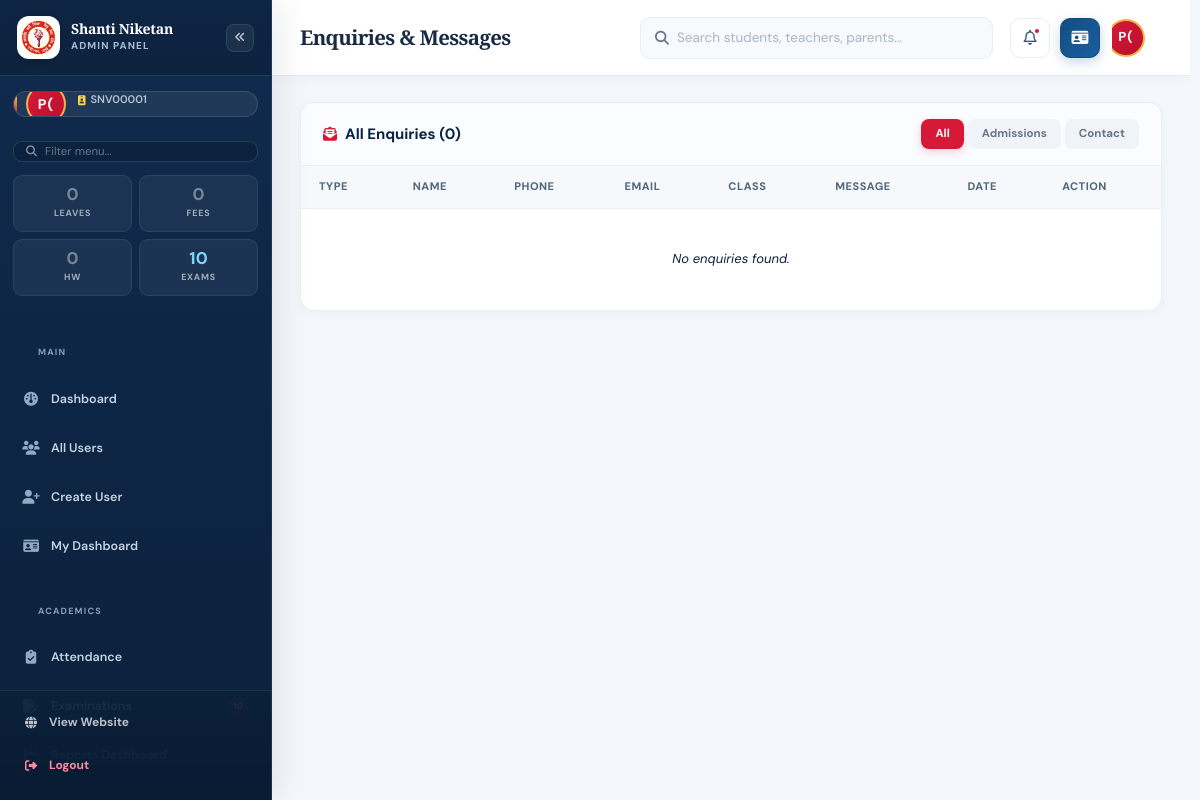
Page /admin/enquiries (signed in) on the committed database.
### tables this page shows
CREATE TABLE users (
            id INTEGER PRIMARY KEY AUTOINCREMENT, unique_id TEXT UNIQUE, role TEXT NOT NULL,
            name TEXT NOT NULL, email TEXT UNIQUE NOT NULL, phone TEXT NOT NULL,
            password_hash TEXT NOT NULL, force_password_change INTEGER DEFAULT 1,
            dob TEXT, gender TEXT, qualification TEXT, experience TEXT, subject TEXT,
            designation TEXT, department TEXT, relation TEXT, child_name TEXT,
            child_class TEXT, address TEXT, is_active INTEGER DEFAULT 1,
            created_at TEXT NOT NULL DEFAULT CURRENT_TIMESTAMP, blood_group TEXT, marital_status TEXT, aadhar TEXT, pan TEXT, nationality TEXT, mother_tongue TEXT, alternate_mobile TEXT, whatsapp TEXT, city TEXT, state TEXT, pincode TEXT, photo_url TEXT, specialization TEXT, classes_assigned TEXT, languages TEXT, employee_id TEXT, joining_date TEXT, employment_type TEXT, total_experience TEXT, previous_school TEXT, salary TEXT, bank_name TEXT, account_number TEXT, ifsc TEXT, emergency_name TEXT, emergency_contact TEXT, notes TEXT, reporting_to TEXT, occupation TEXT, education TEXT, annual_income TEXT, spouse_name TEXT, spouse_occupation TEXT, spouse_mobile TEXT, office_phone TEXT, office_address TEXT, child_admission_no TEXT, child_section TEXT, child_dob TEXT, admission_no TEXT, roll_no TEXT, admission_date TEXT, class_name TEXT, section TEXT, previous_class TEXT, previous_percentage TEXT, category TEXT, religion TEXT, father_name TEXT, father_occupation TEXT, father_mobile TEXT, father_email TEXT, father_education TEXT, mother_name TEXT, mother_occupation TEXT, mother_mobile TEXT, mother_email TEXT, mother_education TEXT, guardian_name TEXT, guardian_relation TEXT, guardian_mobile TEXT, allergies TEXT, medical_conditions TEXT, disability TEXT, transport_route TEXT, pickup_point TEXT, vehicle_no TEXT, sibling_name TEXT, sibling_class TEXT, hobbies TEXT);

### app.py (the view)
@app.route('/admin/enquiries')
@admin_required
def admin_enquiries():
    db = get_db()
    kind = request.args.get('kind', 'all')
    if kind != 'all':
        enq = db.execute('SELECT * FROM enquiries WHERE kind = ? ORDER BY id DESC', (kind,)).fetchall()
    else:
        enq = db.execute('SELECT * FROM enquiries ORDER BY id DESC').fetchall()
    return render_template('admin_enquiries.html', enquiries=enq, kind_filter=kind, active_page='enquiries')

### app.py (called while the page is built, shortened)
def get_db():
    if 'db' not in g:
        g.db = sqlite3.connect(DB_PATH, timeout=15)
        g.db.row_factory = sqlite3.Row
        g.db.execute('PRAGMA foreign_keys = ON')
        g.db.execute('PRAGMA busy_timeout = 15000')
    return g.db

def get_user_by_id(uid):
    db = get_db()
    return db.execute('SELECT * FROM users WHERE id = ?', (uid,)).fetchone()

@app.before_request
def sync_session_user_info():
    if session.get('user_id'):
        user = get_db().execute(
            'SELECT id, photo_url, name, role, is_active FROM users WHERE id = ?',
            (session['user_id'],)
        ).fetchone()
        if not user or not user['is_active']:
            session.clear()
            return None
        session['photo_url'] = user['photo_url']
        session['user_name'] = user['name']
        session['user_role'] = user['role']

@app.before_request
def basic_csrf_origin_guard():
    if request.method not in {'POST', 'PUT', 'PATCH', 'DELETE'}:
        return None

@app.after_request
def add_headers(response):
    response.headers['X-Content-Type-Options'] = 'nosniff'
    response.headers['X-Frame-Options'] = 'SAMEORIGIN'
    response.headers['Referrer-Policy'] = 'strict-origin-when-cross-origin'
    response.headers['Permissions-Policy'] = 'camera=(), microphone=(), geolocation=()'
    response.headers['Cache-Control'] = 'no-store' if session.get('user_id') else response.headers.get('Cache-Control', 'public, max-age=0')
    if request.is_secure:
        response.headers['Strict-Transport-Security'] = 'max-age=31536000; includeSubDomains'
    return response

### templates/admin_enquiries.html (shortened to what this page needs)
{% extends "admin_base.html" %}
{% block page_title %}Enquiries & Messages{% endblock %}
{% block content %}
<div class="admin-panel">
    <div class="admin-panel-head">
        <h3><i class="fa-solid fa-envelope-open-text"></i> All Enquiries ({{ enquiries|length }})</h3>
        <div class="filter-tabs">
            <a href="{{ url_for('admin_enquiries', kind='all') }}" class="filter-tab {% if kind_filter=='all' %}active{% endif %}">All</a>
            <a href="{{ url_for('admin_enquiries', kind='admission') }}" class="filter-tab {% if kind_filter=='admission' %}active{% endif %}">Admissions</a>
            <a href="{{ url_for('admin_enquiries', kind='contact') }}" class="filter-tab {% if kind_filter=='contact' %}active{% endif %}">Contact</a>
        </div>
    </div>
    <div class="admin-table-wrap">
        <table class="admin-table">
            <thead><tr><th>Type</th><th>Name</th><th>Phone</th><th>Email</th><th>Class</th><th>Message</th><th>Date</th><th>Action</th></tr></thead>
            <tbody>
                {% for e in enquiries %}
                <tr>
                    <td><span class="kind-badge kind-{{ e.kind }}">{{ e.kind|capitalize }}</span></td>
                    <td><strong>{{ e.name }}</strong></td>
                    <td class="muted">{{ e.phone }}</td>
                    <td class="muted">{{ e.email or '—' }}</td>
                    <td class="muted">{{ e.class_name or '—' }}</td>
                    <td class="muted message-cell">{{ e.message or '—' }}</td>
                    <td class="muted small-text">{{ e.created_at[:10] if e.created_at else '' }}</td>
                    <td>
                        <form method="POST" action="{{ url_for('admin_delete_enquiry', eid=e.id) }}" data-confirm="Delete this enquiry?">
                            <button type="submit" class="btn-icon-danger"><i class="fa-solid fa-trash"></i></button>
                        </form>
                    </td>
                </tr>
                {% else %}
                <tr><td colspan="8" class="empty-row">No enquiries found.</td></tr>
                {% endfor %}
            </tbody>
        </table>
    </div>
</div>
{% endblock %}

### templates/admin_base.html (shortened to what this page needs)
<!DOCTYPE html>
<html lang="en">
<head>
    <link rel="stylesheet" href="https://cdnjs.cloudflare.com/ajax/libs/font-awesome/6.5.2/css/all.min.css">
    <link rel="stylesheet" href="{{ url_for('static', filename='css/style.css') }}">
</head>
<body class="admin-body">
    <aside class="admin-sidebar" id="adminSidebar" aria-label="Admin sidebar">
        <div class="admin-sidebar-head">
            <a href="{{ url_for('admin_dashboard') }}" class="admin-logo" aria-label="Admin home">
                <img src="{{ url_for('static', filename='images/school_logo.png') }}" alt="School Logo"
                    class="school_logo">
                <div class="brand-text">
                    <strong>Shanti Niketan</strong>
                    <small>Admin Panel</small>
                </div>
            </a>
            <button type="button" class="admin-sidebar-collapse-btn" id="sidebarCollapseBtn"
                aria-label="Collapse sidebar" title="Collapse sidebar">
                <i class="fa-solid fa-angles-left"></i>
            </button>
        </div>
        {% if session.get('user_id') %}
        <div class="admin-user-box">
            {% if session.get('photo_url') %}
            <div class="admin-user-avatar has-photo">
                <img src="{{ session['photo_url'] }}" alt="{{ session['user_name'] }}">
            </div>
            {% else %}
            <div class="admin-user-avatar">
                {{ session['user_name'].split()[0][0] | upper }}{{ session['user_name'].split()[-1][0] | upper if
                session['user_name'].split()|length > 1 else '' }}
            </div>
            {% endif %}
            <div class="admin-user-text">
                <small><i class="fa-solid fa-id-badge"></i> {{ session.get('unique_id', 'N/A') }}</small>
                <span class="admin-role-badge">
                </span>
            </div>
        </div>
        {% endif %}
        <div class="admin-sidebar-search">
            <i class="fa-solid fa-magnifying-glass"></i>
            <input type="text" id="sidebarSearch" placeholder="Filter menu..." autocomplete="off">
        </div>
        <div class="admin-quick-stats">
            <a href="{{ url_for('admin_leaves') }}" class="admin-qstat amber {% if not pending_leaves %}zero{% endif %}"
                title="Pending leave requests">
                <strong>{{ pending_leaves or 0 }}</strong>
                <small>Leaves</small>
            </a>
            <a href="{{ url_for('admin_fees') }}" class="admin-qstat green {% if not pending_fees %}zero{% endif %}"
                title="Pending fee verifications">
                <strong>{{ pending_fees or 0 }}</strong>
                <small>Fees</small>
            </a>
            <a href="{{ url_for('admin_homework') }}"
                class="admin-qstat purple {% if not total_homework %}zero{% endif %}" title="Total homework">
                <strong>{{ total_homework or 0 }}</strong>
                <small>HW</small>
            </a>
            <a href="{{ url_for('admin_exams_list') }}"
                class="admin-qstat blue {% if not pending_exam_submissions %}zero{% endif %}"
                title="Pending exam submissions">
                <strong>{{ pending_exam_submissions or 0 }}</strong>
                <small>Exams</small>
            </a>
        </div>
        <nav class="admin-nav">
            <div class="admin-nav-group-label">Main</div>
            <a href="{{ url_for('admin_dashboard') }}"
                class="admin-nav-link {% if active_page == 'dashboard' %}active{% endif %}" data-label="Dashboard">
                <i class="fa-solid fa-gauge"></i><span class="nav-label">Dashboard</span>
            </a>
            <a href="{{ url_for('admin_users') }}"
                class="admin-nav-link {% if active_page == 'users' %}active{% endif %}" data-label="All Users">
                <i class="fa-solid fa-users"></i><span class="nav-label">All Users</span>
            </a>
            <a href="{{ url_for('admin_create_user') }}"
                class="admin-nav-link {% if active_page == 'create_user' %}active{% endif %}" data-label="Create User">
                <i class="fa-solid fa-user-plus"></i><span class="nav-label">Create User</span>
            </a>
            <a href="{{ url_for('user_dashboard') }}" class="admin-nav-link" data-label="My Dashboard">
                <i class="fa-solid fa-id-card"></i><span class="nav-label">My Dashboard</span>
            </a>
            <div class="admin-nav-group-label">Academics</div>
            <a href="{{ url_for('admin_attendance') }}"
                class="admin-nav-link {% if active_page == 'attendance' %}active{% endif %}" data-label="Attendance">
                <i class="fa-solid fa-clipboard-check"></i><span class="nav-label">Attendance</span>
            </a>
            <a href="{{ url_for('admin_exams_list') }}"
                class="admin-nav-link {% if active_page == 'exams' %}active{% endif %}" data-label="Examinations">
                <i class="fa-solid fa-file-pen"></i><span class="nav-label">Examinations</span>
                {% if pending_exam_submissions and pending_exam_submissions > 0 %}
                <span class="nav-badge danger">{{ pending_exam_submissions }}</span>
                {% endif %}
            </a>
            <a href="{{ url_for('admin_reports_dashboard') }}"
                class="admin-nav-link {% if active_page == 'reports_dashboard' %}active{% endif %}"
                data-label="Reports Dashboard">
                <i class="fa-solid fa-chart-line"></i><span class="nav-label">Reports Dashboard</span>
            </a>
            <a href="{{ url_for('teacher_question_papers') }}"
                class="admin-nav-link {% if active_page == 'question_papers' %}active{% endif %}"
                data-label="Question Papers">
                <span class="nav-label">Question Papers</span>
                {% if total_question_papers and total_question_papers > 0 %}
                <span class="nav-badge">{{ total_question_papers }}</span>
                {% endif %}
            </a>
        </nav>
        <div class="admin-sidebar-foot">
            <a href="{{ url_for('home') }}" target="_blank" rel="noopener" class="admin-sidebar-foot-link">
                <i class="fa-solid fa-globe"></i><span>View Website</span>
            </a>
            <a href="{{ url_for('logout') }}" class="admin-sidebar-foot-link logout">
                <i class="fa-solid fa-right-from-bracket"></i><span>Logout</span>
            </a>
        </div>
    </aside>
    <div class="admin-main">
        <header class="admin-topbar">
            <h1 class="admin-page-title">{% block page_title %}Dashboard{% endblock %}</h1>
            <form class="admin-search" action="{{ url_for('admin_users') }}" method="get" role="search">
                <i class="fa-solid fa-magnifying-glass"></i>
                <input type="search" name="q" value="{{ request.args.get('q', '') }}"
                    placeholder="Search students, teachers, parents..." aria-label="Search">
            </form>
            <div class="admin-user-info">
                <div class="admin-topbar-notif" id="adminNotifWrapper">
                    <button type="button" class="admin-topbar-icon admin-notif-btn" id="adminNotifBtn"
                        aria-haspopup="true" aria-expanded="false" aria-controls="adminNotifDropdown"
                        aria-label="Notifications" title="Notifications">
                        <i class="fa-regular fa-bell"></i>
                        {% set total_notifs = (pending_leaves or 0) + (pending_fees or 0) + (total_homework or 0) +
                        (pending_exam_submissions or 0) %}
                        {% if total_notifs > 0 %}
                        <span class="notif-dot-badge" aria-hidden="true"></span>
                        {% endif %}
                    </button>
                </div>
                <a href="{{ url_for('user_dashboard') }}" class="admin-topbar-icon admin-my-dash-btn"
                    aria-label="My Dashboard" title="My Dashboard">
                    <i class="fa-solid fa-id-card"></i>
                </a>
                <div class="admin-user-profile" id="adminUserProfile">
                    <button type="button" class="admin-user-btn" id="adminUserBtn" aria-haspopup="true"
                        aria-expanded="false" aria-controls="adminUserDropdown"
                        title="{{ session['user_name'] }} — click to open menu">
                        {% if session.get('photo_url') %}
                        <div class="admin-user-avatar has-photo">
                            <img src="{{ session['photo_url'] }}" alt="{{ session['user_name'] }}">
                        </div>
                        {% else %}
                        <div class="admin-user-avatar">
                            {{ session['user_name'].split()[0][0] | upper }}{{ session['user_name'].split()[-1][0] |
                            upper if session['user_name'].split()|length > 1 else '' }}
                        </div>
                        {% endif %}
                    </button>
                </div>
            </div>
        </header>
        <div class="admin-content">
            {% block content %}{% endblock %}
        </div>
    </div>
</body>
</html>

### rows in the picture
users: user_name "P", user_name|length "(", get "SNV00001"

### other values in the picture
{{ pending_leaves or 0 }} "0"
{{ pending_fees or 0 }} "0"
{{ total_homework or 0 }} "0"
{{ pending_exam_submissions or 0 }} "10"
{{ enquiries|length }} "0"
